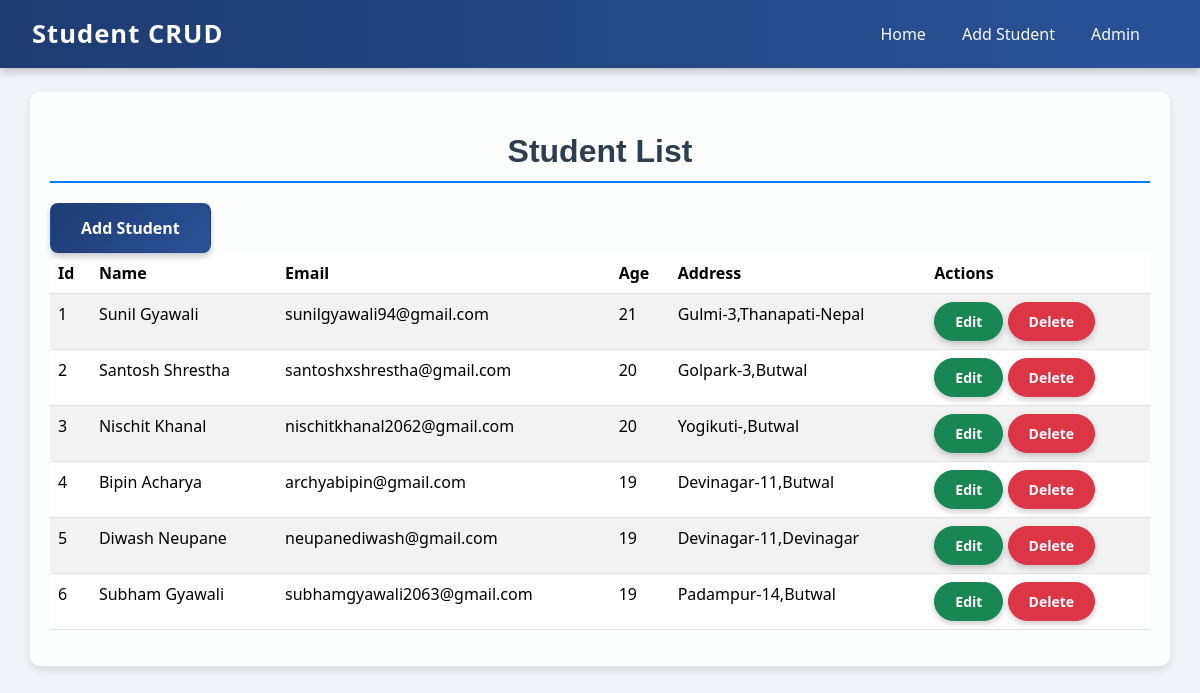
The page /students// on the database its author committed.
### curd_app/models.py (models this page shows, shortened)
class Students(models.Model):
    name = models.CharField(max_length=100)
    email = models.EmailField(unique=True)
    age = models.IntegerField()
    address = models.TextField()

### curd_app/views.py (the view)
# urls.py: path('/', views.student_list, name='student_list'),
def student_list(request):
    students = Students.objects.all()
    return render(request, 'curd_app/student_list.html', {'students': students})

### curd_app/templates/curd_app/student_list.html (shortened to what this page needs)
 {% extends 'curd_app/nav.html' %}
  {% load static %}
{% block content %}
  <h2 class="heading-main">Student List</h2>
  <a href="{% url 'student_create' %}" class="btn btn-gradient">Add Student</a>
  <table class="table table-striped">
    <thead>
      <tr>
        <th>Id</th><th>Name</th><th>Email</th><th>Age</th><th>Address</th><th>Actions</th>
      </tr>
    </thead>
    <tbody>
      {% for i in students %}
      <tr>
        <td>{{ i.id }}</td>
        <td>{{ i.name }}</td>
        <td>{{ i.email }}</td>
        <td>{{ i.age }}</td>
        <td>{{ i.address }}</td>
        <td>
          <a href="{% url 'student_update' i.id %}" class="btn btn-success btn-sm  btn-action">Edit</a>
          <a href="{% url 'student_delete' i.id %}" class="btn btn-danger btn-sm btn-action">Delete</a>
        </td>
      </tr>
      {% endfor %}
    </tbody>
  </table>
{% endblock %}

### curd_app/templates/curd_app/nav.html (shortened to what this page needs)
<!DOCTYPE html>
<html lang="en">
<head>
  <link href="https://cdn.jsdelivr.net/npm/bootstrap@5.3.8/dist/css/bootstrap.min.css" rel="stylesheet">
  {% load static %}
<link rel="stylesheet" href="{% static 'curd_app/css/style.css' %}">
</head>
<body>
  <nav class="navbar navbar-expand-lg navbar-custom">
    <div class="container-fluid">
      <a class="navbar-brand" href="{% url 'student_list' %}">Student CRUD</a>
      <div class="collapse navbar-collapse" id="navbarNav">
        <ul class="navbar-nav ms-auto">
          <li class="nav-item">
            <a class="nav-link" href="{% url 'student_list' %}">Home</a>
          </li>
          <li class="nav-item">
            <a class="nav-link" href="{% url 'student_create' %}">Add Student</a>
          </li>
          <li class="nav-item">
            <a class="nav-link" href="/admin/">Admin</a>
          </li>
        </ul>
      </div>
    </div>
  </nav>
  <div class="container mt-4">
    {% block content %}{% endblock %}
  </div>
</body>
</html>

### curd_app/static/curd_app/css/style.css (style rules this page uses)
body { background: #f0f4f8; }
.container { background: rgba(255, 255, 255, 0.9); padding: 20px; border-radius: 10px; box-shadow: 0 4px 8px rgba(0,0,0,0.1); }
.heading-main { font-family: 'Poppins', sans-serif; color: #2c3e50; font-weight: bold; text-align: center; margin: 20px 0; border-bottom: 2px solid #007bff; padding-bottom: 10px; }
.navbar-custom { background: linear-gradient(90deg, #1e3c72, #2a5298); box-shadow: 0 4px 8px rgba(0,0,0,0.2); padding: 10px 20px; }
.navbar-custom .navbar-brand { font-size: 1.6rem; font-weight: bold; color: #fff !important; letter-spacing: 1px; }
.navbar-custom .nav-link { color: #f8f9fa !important; font-weight: 500; margin-right: 20px; transition: color 0.3s ease, transform 0.3s ease; }
.btn-gradient { display: inline-block; padding: 12px 30px; font-size: 16px; font-weight: bold; color: #fff; border-radius: 8px; background: linear-gradient(135deg, #1e3c72, #2a5298); box-shadow: 0 4px 6px rgba(0,0,0,0.2); transition: all 0.3s ease; }
.btn-action { border-radius: 20px; font-weight: bold; padding: 8px 20px; box-shadow: 0 3px 6px rgba(0,0,0,0.2); transition: all 0.3s ease; }

### rows shown on the page
Students: id "1", name "Sunil Gyawali", email "sunilgyawali94@gmail.com", age "21", address "Gulmi-3,Thanapati-Nepal"
Students: id "2", name "Santosh Shrestha", email "santoshxshrestha@gmail.com", age "20", address "Golpark-3,Butwal"
Students: id "3", name "Nischit Khanal", email "nischitkhanal2062@gmail.com", age "20", address "Yogikuti-,Butwal"
Students: id "4", name "Bipin Acharya", email "archyabipin@gmail.com", age "19", address "Devinagar-11,Butwal"
Students: id "5", name "Diwash Neupane", email "neupanediwash@gmail.com", age "19", address "Devinagar-11,Devinagar"
Students: id "6", name "Subham Gyawali", email "subhamgyawali2063@gmail.com", age "19", address "Padampur-14,Butwal"
